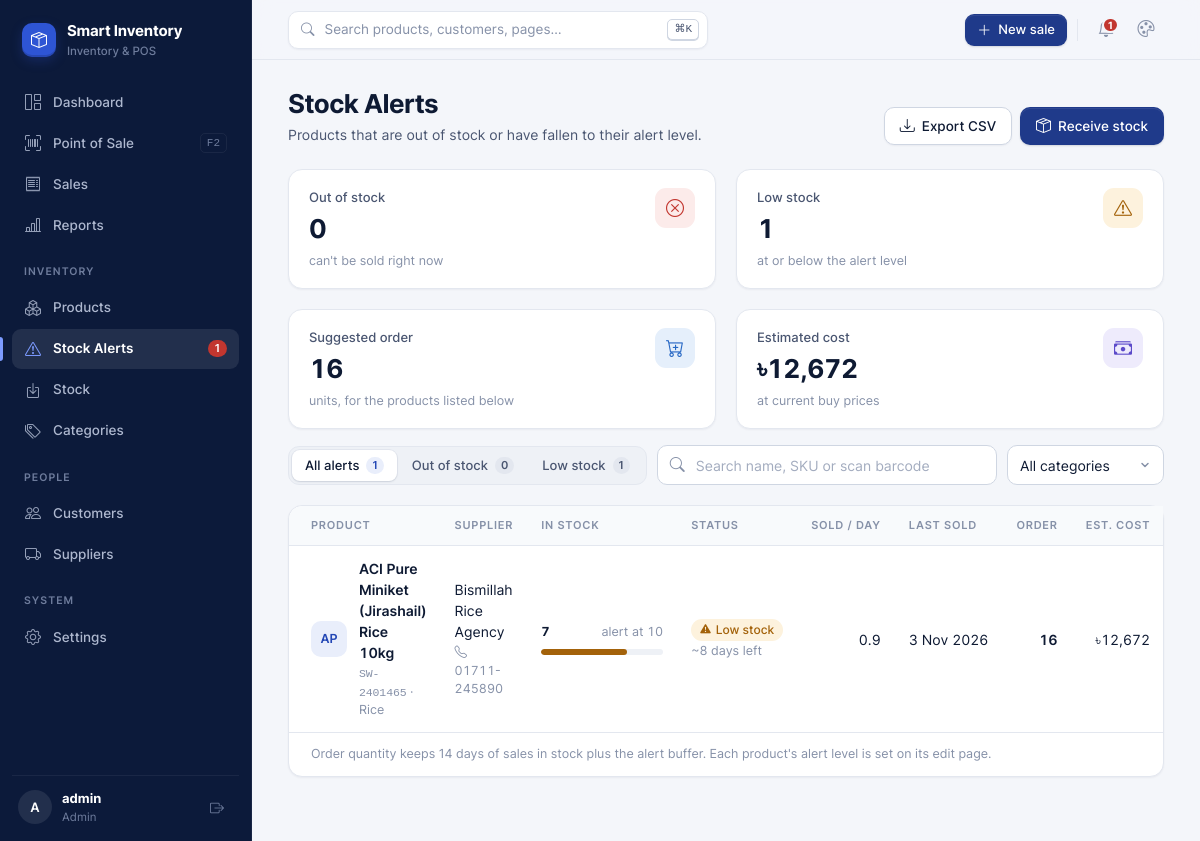
Screenshot of /alerts/ (signed in) with the database file from the repository.
### inventory/models.py (models this page shows, shortened)
class StoreSettings(models.Model):
    shop_name = models.CharField(max_length=120, default='Smart Inventory')
    address = models.CharField(max_length=255, blank=True)
    phone = models.CharField(max_length=40, blank=True)
    receipt_footer = models.CharField(max_length=255, default='Thank you for shopping with us!')
    default_low_stock = models.PositiveIntegerField('default low stock alert', default=5)
    reorder_cover_days = models.PositiveIntegerField(
        default=14, help_text='Reorder suggestions keep this many days of sales in stock.',
    )
    telegram_bot_token = models.CharField(max_length=120, blank=True)
    telegram_chat_id = models.CharField(max_length=60, blank=True)
    class Meta:
        verbose_name = 'store settings'
        verbose_name_plural = 'store settings'
    @classmethod
    def load(cls):
        obj, _ = cls.objects.get_or_create(pk=1)
        return obj

class Product(models.Model):
    name = models.CharField(max_length=200)
    sku = models.CharField('SKU', max_length=50, blank=True, db_index=True)
    barcode = models.CharField(max_length=64, blank=True, db_index=True)
    category = models.ForeignKey(Category, on_delete=models.CASCADE, related_name='products')
    supplier = models.ForeignKey(
        Supplier, on_delete=models.SET_NULL, null=True, blank=True, related_name='products',
    )
    cost_price = models.DecimalField('buy price', max_digits=10, decimal_places=2, default=0)
    price = models.DecimalField('sell price', max_digits=10, decimal_places=2)
    quantity = models.PositiveIntegerField(default=0)
    low_stock_threshold = models.PositiveIntegerField(default=5)
    created_at = models.DateTimeField(auto_now_add=True)
    class Meta:
        ordering = ['-created_at']

class Category(models.Model):
    name = models.CharField(max_length=100, unique=True)
    class Meta:
        verbose_name_plural = 'Categories'
        ordering = ['name']

class Supplier(models.Model):
    name = models.CharField(max_length=150)
    phone = models.CharField(max_length=20, blank=True)
    address = models.CharField(max_length=255, blank=True)
    created_at = models.DateTimeField(auto_now_add=True)
    class Meta:
        ordering = ['name']

### inventory/views/alerts.py (the view)
# urls.py: path('alerts/', views.alert_list, name='alert_list'),
@login_required
def alert_list(request):
    products, counts, filters, cover_days = _alert_products(request)
    return render(request, 'inventory/alert_list.html', {
        'products': products,
        'tabs': [(key, label, counts[key]) for key, label in TABS],
        'counts': counts,
        'filters': filters,
        'categories': Category.objects.all(),
        'cover_days': cover_days,
        'order_cost': sum(p.order_cost for p in products),
        'order_units': sum(p.suggest for p in products),
        'qs': request.GET.urlencode(),
    })

### inventory/context_processors.py (called while the page is built)
def nav_section(request):
    match = getattr(request, 'resolver_match', None)
    name = match.url_name if match else ''
    section = next((s for prefix, s in SECTIONS if name and name.startswith(prefix)), '')
    return {'nav_section': section}

def store(request):
    theme = request.COOKIES.get(THEME_COOKIE, 'navy')
    context = {
        'store': StoreSettings.load(),
        'theme': theme if theme in {t[0] for t in THEMES} else 'navy',
        'themes': THEMES,
    }
    if getattr(request, 'user', None) and request.user.is_authenticated:
        context['nav_low_stock'] = Product.objects.filter(quantity__lte=F('low_stock_threshold')).count()
    return context

### inventory/reports.py (called while the page is built)
def today():
    return timezone.localdate()

def bounds(start, end):
    tz = timezone.get_current_timezone()
    return (
        timezone.make_aware(datetime.combine(start, time.min), tz),
        timezone.make_aware(datetime.combine(end + timedelta(days=1), time.min), tz),
    )

### inventory/templatetags/ui.py (called while the page is built)
def _number(value):
    try:
        return Decimal(str(value if value is not None else 0))
    except (InvalidOperation, ValueError):
        return Decimal('0')

@register.filter
def money(value, places=2):
    amount = _number(value)
    text = f'{abs(amount):,.{int(places)}f}'
    return f'{"-" if amount < 0 else ""}৳{text}'

@register.filter
def money0(value):
    return money(value, 0)

@register.filter
def num(value, places=0):
    return f'{_number(value):,.{int(places)}f}'

@register.filter
def initials(value):
    words = [w for w in str(value or '').replace('-', ' ').split() if w[:1].isalnum()]
    return ''.join(w[0] for w in words[:2]).upper() or '•'

### templates/inventory/alert_list.html (shortened to what this page needs)
{% extends 'base.html' %}
{% load ui %}
{% block content %}
<div class="page-head">
  <div>
    <h1>Stock Alerts</h1>
    <p>Products that are out of stock or have fallen to their alert level.</p>
  </div>
  <div class="actions">
    <a href="{% url 'alert_export' %}?{{ qs }}" class="btn btn-outline"><i class="bi bi-download"></i> Export CSV</a>
    <a href="{% url 'stock' %}?tab=in" class="btn btn-primary"><i class="bi bi-box-seam"></i> Receive stock</a>
  </div>
</div>
<div class="grid grid-4 mb-2">
  <a href="?status=out" class="card kpi card-link">
    <div>
      <div class="label">Out of stock</div>
      <div class="value">{{ counts.out }}</div>
      <div class="foot">can't be sold right now</div>
    </div>
    <div class="kpi-icon tone-red"><i class="bi bi-x-circle"></i></div>
  </a>
  <a href="?status=low" class="card kpi card-link">
    <div>
      <div class="label">Low stock</div>
      <div class="value">{{ counts.low }}</div>
      <div class="foot">at or below the alert level</div>
    </div>
    <div class="kpi-icon tone-amber"><i class="bi bi-exclamation-triangle"></i></div>
  </a>
  <div class="card kpi">
    <div>
      <div class="label">Suggested order</div>
      <div class="value">{{ order_units|num }}</div>
      <div class="foot">units, for the products listed below</div>
    </div>
    <div class="kpi-icon tone-blue"><i class="bi bi-cart-plus"></i></div>
  </div>
  <div class="card kpi">
    <div>
      <div class="label">Estimated cost</div>
      <div class="value">{{ order_cost|money0 }}</div>
      <div class="foot">at current buy prices</div>
    </div>
    <div class="kpi-icon tone-violet"><i class="bi bi-cash-stack"></i></div>
  </div>
</div>
<form method="get" class="toolbar">
  <div class="seg">
    {% for key, label, count in tabs %}
    <a href="?{% if key %}status={{ key }}{% endif %}{% if filters.q %}&q={{ filters.q|urlencode }}{% endif %}{% if filters.category %}&category={{ filters.category }}{% endif %}" class="{% if key == filters.status %}active{% endif %}">
      {{ label }} <span class="pill">{{ count }}</span>
    </a>
    {% endfor %}
  </div>
  <div class="input-icon" style="flex: 1 1 240px; max-width: 380px">
    <input type="text" name="q" value="{{ filters.q }}" class="form-control" placeholder="Search name, SKU or scan barcode">
  </div>
  <select name="category" class="form-select" style="width:auto" onchange="this.form.submit()" aria-label="Category">
    <option value="">All categories</option>
  </select>
</form>
<div class="card">
  <div class="table-wrap">
    {% if products %}
    <table class="table hover">
      <thead>
        <tr>
          <th>Product</th>
          <th>Supplier</th>
          <th style="min-width:150px">In stock</th>
          <th>Status</th>
          <th class="text-right">Sold / day</th>
          <th>Last sold</th>
          <th class="text-right">Order</th>
          <th class="text-right">Est. cost</th>
        </tr>
      </thead>
      <tbody>
        {% for p in products %}
        <tr>
          <td>
            <div class="cell-with-thumb">
              <span class="thumb">{{ p.name|initials }}</span>
              <div style="min-width:0">
                <a href="{% url 'product_detail' p.pk %}" class="cell-title">{{ p.name }}</a>
                <div class="cell-sub"><span class="mono">{{ p.sku }}</span> · {{ p.category.name }}</div>
              </div>
            </div>
          </td>
          <td>
            {% if p.supplier %}{{ p.supplier.name }}{% if p.supplier.phone %}<div class="cell-sub"><i class="bi bi-telephone"></i> {{ p.supplier.phone }}</div>{% endif %}
            {% else %}<span class="muted">Not set</span>{% endif %}
          </td>
          <td>
            <div class="row-between small" style="flex-wrap:nowrap"><strong>{{ p.quantity }}</strong><span class="muted">alert at {{ p.low_stock_threshold }}</span></div>
            <div class="meter {% if p.quantity == 0 %}red{% else %}amber{% endif %} mt-1"><span style="width: {{ p.fill }}%"></span></div>
          </td>
          <td>
            {% if p.quantity == 0 %}<span class="badge badge-danger"><i class="bi bi-x-circle-fill"></i> Out of stock</span>
            {% else %}<span class="badge badge-warn"><i class="bi bi-exclamation-triangle-fill"></i> Low stock</span>{% endif %}
            {% if p.quantity and p.days_left is not None %}<div class="cell-sub">~{{ p.days_left|floatformat:0 }} day{{ p.days_left|floatformat:0|pluralize }} left</div>{% endif %}
          </td>
          <td class="text-right">{% if p.per_day %}{{ p.per_day|floatformat:1 }}{% else %}<span class="muted">—</span>{% endif %}</td>
          <td class="nowrap">{% if p.last_sold %}{{ p.last_sold|date:"j M Y" }}{% else %}<span class="muted">Never</span>{% endif %}</td>
          <td class="text-right strong">{{ p.suggest }}</td>
          <td class="text-right">{{ p.order_cost|money0 }}</td>
        </tr>
        {% endfor %}
      </tbody>
    </table>
    {% endif %}
  </div>
  {% if products %}
  <div class="card-foot">
    <span class="small muted">Order quantity keeps {{ cover_days }} days of sales in stock plus the alert buffer. Each product's alert level is set on its edit page.</span>
  </div>
  {% endif %}
</div>
{% endblock %}

### templates/base.html (shortened to what this page needs)
{% load static %}
<!DOCTYPE html>
<html lang="en" data-theme="{{ theme }}">
<head>
  <link rel="stylesheet" href="{% static 'vendor/inter/inter.css' %}">
  <link rel="stylesheet" href="{% static 'vendor/bootstrap-icons/bootstrap-icons.min.css' %}">
  <link rel="stylesheet" href="{% static 'css/style.css' %}">
</head>
<body>
<div class="app">
  <aside class="sidebar" id="sidebar">
    <a href="{% url 'dashboard' %}" class="brand">
      <span class="brand-mark"><i class="bi bi-box-seam"></i></span>
      <span class="ellipsis">{{ store.shop_name }}<small>Inventory &amp; POS</small></span>
    </a>
    <nav class="nav">
      <a href="{% url 'dashboard' %}" class="{% if nav_section == 'dashboard' %}active{% endif %}"><i class="bi bi-grid-1x2"></i> Dashboard</a>
      <a href="{% url 'pos' %}" class="{% if nav_section == 'pos' %}active{% endif %}"><i class="bi bi-upc-scan"></i> Point of Sale <kbd class="kbd-hint">F2</kbd></a>
      <a href="{% url 'order_list' %}" class="{% if nav_section == 'sales' %}active{% endif %}"><i class="bi bi-receipt"></i> Sales</a>
      <a href="{% url 'report' %}" class="{% if nav_section == 'reports' %}active{% endif %}"><i class="bi bi-bar-chart-line"></i> Reports</a>
      <div class="nav-label">Inventory</div>
      <a href="{% url 'product_list' %}" class="{% if nav_section == 'products' %}active{% endif %}"><i class="bi bi-boxes"></i> Products</a>
      <a href="{% url 'alert_list' %}" class="{% if nav_section == 'alerts' %}active{% endif %}">
        <i class="bi bi-exclamation-triangle"></i> Stock Alerts
        {% if nav_low_stock %}<span class="count" title="{{ nav_low_stock }} low or out of stock">{{ nav_low_stock }}</span>{% endif %}
      </a>
      <a href="{% url 'stock' %}" class="{% if nav_section == 'stock' %}active{% endif %}"><i class="bi bi-box-arrow-in-down"></i> Stock</a>
      <a href="{% url 'category_list' %}" class="{% if nav_section == 'categories' %}active{% endif %}"><i class="bi bi-tags"></i> Categories</a>
      <div class="nav-label">People</div>
      <a href="{% url 'customer_list' %}" class="{% if nav_section == 'customers' %}active{% endif %}"><i class="bi bi-people"></i> Customers</a>
      <a href="{% url 'supplier_list' %}" class="{% if nav_section == 'suppliers' %}active{% endif %}"><i class="bi bi-truck"></i> Suppliers</a>
      <div class="nav-label">System</div>
      <a href="{% url 'settings' %}" class="{% if nav_section == 'settings' %}active{% endif %}"><i class="bi bi-gear"></i> Settings</a>
    </nav>
    <div class="sidebar-footer">
      <a href="{% url 'settings' %}?tab=account" class="avatar" title="My account">{{ request.user.get_full_name|default:request.user.username|slice:":1" }}</a>
      <div class="who">
        <strong class="ellipsis">{{ request.user.get_full_name|default:request.user.username }}</strong>
        <span>{% if request.user.is_superuser %}Admin{% else %}Staff{% endif %}</span>
      </div>
      <form method="post" action="{% url 'logout' %}">
        <button type="submit" class="icon-btn" title="Sign out" aria-label="Sign out"><i class="bi bi-box-arrow-right"></i></button>
      </form>
    </div>
  </aside>
  <main class="main">
    <header class="topbar">
      <button type="button" class="search-trigger" data-cmdk aria-label="Search">
        <i class="bi bi-search"></i>
        <span>Search products, customers, pages…</span>
        <kbd>⌘K</kbd>
      </button>
      <div class="topbar-actions">
        <a href="{% url 'pos' %}" class="btn btn-primary btn-sm hide-sm"><i class="bi bi-plus-lg"></i> New sale</a>
        <a href="{% url 'alert_list' %}" class="icon-btn" title="Stock alerts" aria-label="Stock alerts">
          {% if nav_low_stock %}<span class="dot-badge">{{ nav_low_stock }}</span>{% endif %}
        </a>
        <div class="menu" id="themeMenu">
          <button type="button" class="icon-btn" data-menu-toggle title="Theme" aria-label="Change theme" aria-haspopup="true">
            <i class="bi {% if theme == 'midnight' %}bi-moon-stars{% else %}bi-palette{% endif %}"></i>
          </button>
        </div>
      </div>
    </header>
    <div class="content">
      <div class="container">
        {% block content %}{% endblock %}
      </div>
    </div>
  </main>
</div>
</body>
</html>

### rows the page displays
StoreSettings: shop_name "Smart Inventory"
Product: name|initials "AP", name "ACI Pure Miniket (Jirashail) Rice 10kg", sku "SW-2401465", category.name "Rice", supplier.name "Bismillah Rice Agency", supplier.phone "01711-245890", quantity "7", low_stock_threshold "10", {{ p.fill }} 70 (drawn), shows "Low stock", days_left "8", per_day "0.9", last_sold "3 Nov 2026", suggest "16", order_cost "৳12,672"

### other values shown
{{ nav_low_stock }} "1"
{{ request.user.get_full_name|default:request.user.username|slice:":1" }} "A"
{{ request.user.get_full_name|default:request.user.username }} "admin"
{{ counts.out }} "0"
{{ counts.low }} "1"
{{ order_units|num }} "16"
{{ order_cost|money0 }} "৳12,672"
{{ label }} "All alerts" "Out of stock" "Low stock"
{{ count }} "1" "0" "1"
{{ cover_days }} "14"
